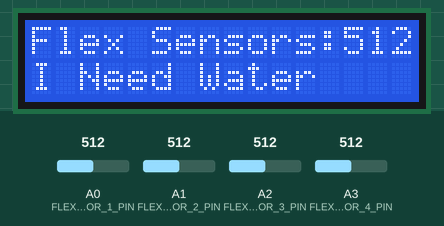
Recording of a sketch running on a simulated Arduino Uno, built with avr-gcc and run on an emulated ATmega328P. On the bench: 16×2 character LCD. The inputs (shaded band) are chosen by the test bench; at power-on: A0 (FLEX_SENSOR_1_PIN) = 512, A1 (FLEX_SENSOR_2_PIN) = 512, A2 (FLEX_SENSOR_3_PIN) = 512, A3 (FLEX_SENSOR_4_PIN) = 512. The audio player accepts every command and is not drawn; what the sketch prints to the serial monitor is not drawn.

Above: at 5.1 s.
5.2 s: A0 (FLEX_SENSOR_1_PIN) set to 87
At 9.0 s:
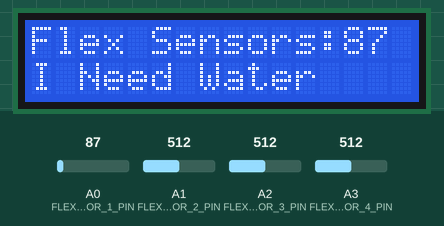
13.0 s: A0 (FLEX_SENSOR_1_PIN) set to 77
At 17.0 s:
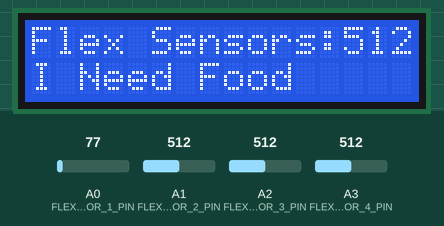
21.8 s: A1 (FLEX_SENSOR_2_PIN) set to 716
At 24.9 s:
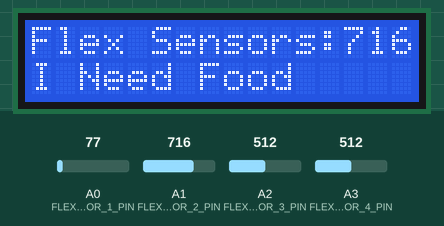
28.8 s: A1 (FLEX_SENSOR_2_PIN) set to 992
At 32.9 s:
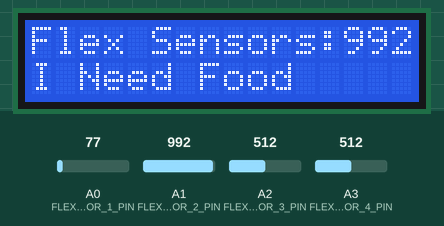
36.8 s: A0 (FLEX_SENSOR_1_PIN) set to 170
At 40.9 s:
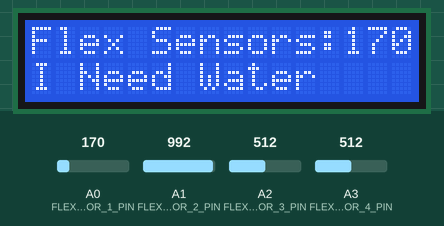
44.7 s: A0 (FLEX_SENSOR_1_PIN) set to 60
At 48.9 s:
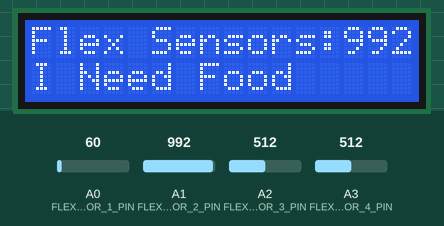
Timing chart, 0 to 50.4 s (numbered marks = the images above; inputs shaded):
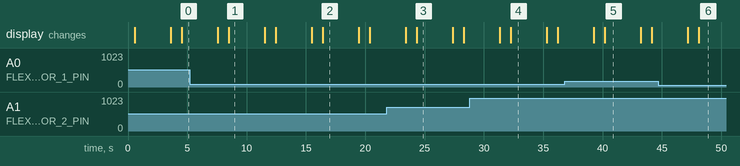

Measured:
- the behaviour switches between 81 and 80 on A0 (FLEX_SENSOR_1_PIN) (found by bisection; images 1 and 2)
- after the input at 5.2 s, the display: first differs from a run without the input after 3.3 s (image 1)
- after the input at 13.0 s, the display: first differs from a run without the input after 3.4 s (image 2)
- after the input at 21.8 s, the display: first differs from a run without the input after 2.5 s (image 3)
- after the input at 28.8 s, the display: first differs from a run without the input after 3.5 s (image 4)
- after the input at 36.8 s, the display: first differs from a run without the input after 3.4 s (image 5)
- after the input at 44.7 s, the display: first differs from a run without the input after 3.4 s (image 6)

The sketch:

sign_to_speech_ok_.ino
```cpp
#include <Wire.h>
#include <LiquidCrystal_I2C.h>
#include <SoftwareSerial.h>
#include "DFRobotDFPlayerMini.h"

#define FLEX_SENSOR_1_PIN A0
#define FLEX_SENSOR_2_PIN A1
#define FLEX_SENSOR_3_PIN A2
#define FLEX_SENSOR_4_PIN A3
#define THRESHOLD 70

LiquidCrystal_I2C lcd(0x27, 16, 2);  // I2C LCD address may vary, check your module
SoftwareSerial mySoftwareSerial(10, 11);  // RX, TX for DFPlayer
DFRobotDFPlayerMini myDFPlayer;

void setup() {
  Serial.begin(9600);
  mySoftwareSerial.begin(9600);

  if (!myDFPlayer.begin(mySoftwareSerial)) {
    Serial.println(F("Unable to begin DFPlayer"));
    while(true);
  }

  myDFPlayer.setTimeOut(500);  // Set serial communication timeout to 500ms

  lcd.init();
  lcd.backlight();
  lcd.setCursor(0, 0);
  lcd.print("Sign Language to");
  lcd.setCursor(0, 1);
  lcd.print("Speech");
  myDFPlayer.play(1);  // Play audio file 001.mp3
  delay(3000);
  lcd.clear();
}

void loop() {
  int flexValue1 = analogRead(FLEX_SENSOR_1_PIN);
  int flexValue2 = analogRead(FLEX_SENSOR_2_PIN);
  int flexValue3 = analogRead(FLEX_SENSOR_3_PIN);
  int flexValue4 = analogRead(FLEX_SENSOR_4_PIN);
//Serial.println(flexValue1);
delay(300);
//Serial.println(flexValue2);
delay(300);
//Serial.println(flexValue3);
delay(300);
Serial.println(flexValue4);
  if (flexValue1 > 80) {
    lcd.setCursor(0, 0);
    lcd.print("Flex Sensors:");
    lcd.print(flexValue1);
    lcd.setCursor(0, 1);
    lcd.print("I Need Water");
    myDFPlayer.play(2);  // Play audio file 001.mp3
 delay(3000);  // Allow time for audio playback
    lcd.clear();
  }
else if (flexValue2 > 60) {
    lcd.setCursor(0, 0);
    lcd.print("Flex Sensors:");
    lcd.print(flexValue2);
    lcd.setCursor(0, 1);
    lcd.print("I Need Food");
    myDFPlayer.play(3);  // Play audio file 001.mp3
 delay(3000);  // Allow time for audio playback
    lcd.clear();
  }
  else if (flexValue3 > 60) {
    lcd.setCursor(0, 0);
    lcd.print("Flex Sensors:");
    lcd.print(flexValue3);
    lcd.setCursor(0, 1);
    lcd.print("I Need Food");
    myDFPlayer.play(4);  // Play audio file 001.mp3
 delay(3000);  // Allow time for audio playback
    lcd.clear();
  }
  else if (flexValue4 > 160) {
    lcd.setCursor(0, 0);
    lcd.print("Flex Sensors:");
    lcd.print(flexValue4);
    lcd.setCursor(0, 1);
    lcd.print("I Need Food");
    myDFPlayer.play(5);  // Play audio file 001.mp3
 delay(3000);  // Allow time for audio playback
    lcd.clear();
  }
  else if (flexValue1 > 80 && flexValue2 > 60) {
    lcd.setCursor(0, 0);
    lcd.print("Flex Sensors:");
    lcd.print(flexValue3);
    lcd.setCursor(0, 1);
    lcd.print("I Need Food");
    myDFPlayer.play(6);  // Play audio file 001.mp3
 delay(3000);  // Allow time for audio playback
    lcd.clear();
  }
  else if (flexValue3 > 60 && flexValue4 > 160) {
    lcd.setCursor(0, 0);
    lcd.print("Flex Sensors:");
    lcd.print(flexValue3);
    lcd.setCursor(0, 1);
    lcd.print("I Need Food");
    myDFPlayer.play(7);  // Play audio file 001.mp3
 delay(3000);  // Allow time for audio playback
    lcd.clear();
  }
  else
  { lcd.clear();}
}
```
